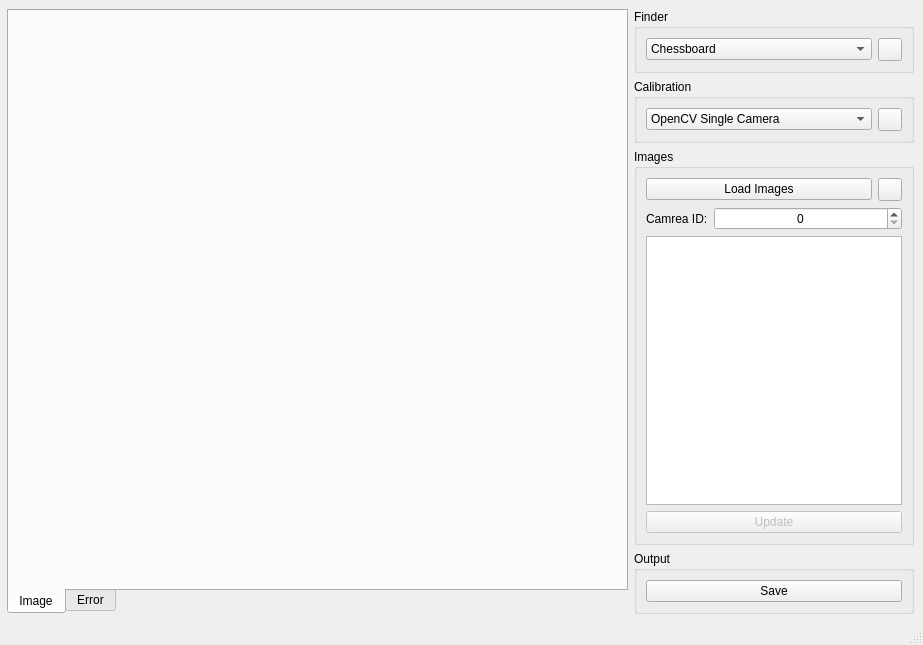
<?xml version="1.0" encoding="UTF-8"?>
<ui version="4.0">
 <class>IrisCC</class>
 <widget class="QMainWindow" name="IrisCC">
  <property name="geometry">
   <rect>
    <x>0</x>
    <y>0</y>
    <width>923</width>
    <height>645</height>
   </rect>
  </property>
  <property name="sizePolicy">
   <sizepolicy hsizetype="Fixed" vsizetype="Fixed">
    <horstretch>0</horstretch>
    <verstretch>0</verstretch>
   </sizepolicy>
  </property>
  <property name="minimumSize">
   <size>
    <width>0</width>
    <height>0</height>
   </size>
  </property>
  <property name="maximumSize">
   <size>
    <width>9999999</width>
    <height>999999</height>
   </size>
  </property>
  <property name="focusPolicy">
   <enum>Qt::ClickFocus</enum>
  </property>
  <property name="windowTitle">
   <string>Iris Camera Calibration</string>
  </property>
  <property name="windowIcon">
   <iconset resource="../res/IrisCC.qrc">
    <normaloff>:/icon/lib-iris.png</normaloff>:/icon/lib-iris.png</iconset>
  </property>
  <widget class="QWidget" name="centralwidget">
   <layout class="QHBoxLayout" name="horizontalLayout_9">
    <property name="leftMargin">
     <number>7</number>
    </property>
    <item>
     <widget class="QTabWidget" name="views">
      <property name="tabPosition">
       <enum>QTabWidget::South</enum>
      </property>
      <property name="tabShape">
       <enum>QTabWidget::Rounded</enum>
      </property>
      <property name="currentIndex">
       <number>0</number>
      </property>
      <widget class="QWidget" name="tab_image">
       <attribute name="title">
        <string>Image</string>
       </attribute>
       <layout class="QHBoxLayout" name="horizontalLayout_7">
        <property name="spacing">
         <number>0</number>
        </property>
        <property name="margin">
         <number>0</number>
        </property>
        <item>
         <widget class="QCustomPlot" name="plot_image" native="true"/>
        </item>
       </layout>
      </widget>
      <widget class="QWidget" name="tab_error">
       <attribute name="title">
        <string>Error</string>
       </attribute>
       <layout class="QHBoxLayout" name="horizontalLayout_2">
        <property name="spacing">
         <number>0</number>
        </property>
        <property name="margin">
         <number>0</number>
        </property>
        <item>
         <widget class="QCustomPlot" name="plot_error" native="true">
          <property name="minimumSize">
           <size>
            <width>100</width>
            <height>100</height>
           </size>
          </property>
         </widget>
        </item>
       </layout>
      </widget>
     </widget>
    </item>
    <item>
     <layout class="QVBoxLayout" name="verticalLayout">
      <item>
       <widget class="QGroupBox" name="groupBox">
        <property name="title">
         <string>Finder</string>
        </property>
        <layout class="QHBoxLayout" name="horizontalLayout_11">
         <item>
          <widget class="QComboBox" name="select_finder">
           <item>
            <property name="text">
             <string>Chessboard</string>
            </property>
           </item>
          </widget>
         </item>
         <item>
          <widget class="QToolButton" name="configure_finder">
           <property name="enabled">
            <bool>true</bool>
           </property>
           <property name="text">
            <string/>
           </property>
           <property name="icon">
            <iconset resource="../res/IrisCC.qrc">
             <normaloff>:/icon/applications-system.svg</normaloff>:/icon/applications-system.svg</iconset>
           </property>
          </widget>
         </item>
        </layout>
       </widget>
      </item>
      <item>
       <widget class="QGroupBox" name="groupBox_2">
        <property name="title">
         <string>Calibration</string>
        </property>
        <layout class="QHBoxLayout" name="horizontalLayout_10">
         <item>
          <widget class="QComboBox" name="select_calibration">
           <item>
            <property name="text">
             <string>OpenCV Single Camera</string>
            </property>
           </item>
           <item>
            <property name="text">
             <string>OpenCV Stereo</string>
            </property>
           </item>
          </widget>
         </item>
         <item>
          <widget class="QToolButton" name="configure_calibration">
           <property name="enabled">
            <bool>true</bool>
           </property>
           <property name="text">
            <string/>
           </property>
           <property name="icon">
            <iconset resource="../res/IrisCC.qrc">
             <normaloff>:/icon/applications-system.svg</normaloff>:/icon/applications-system.svg</iconset>
           </property>
          </widget>
         </item>
        </layout>
       </widget>
      </item>
      <item>
       <widget class="QGroupBox" name="groupBox_3">
        <property name="title">
         <string>Images</string>
        </property>
        <layout class="QVBoxLayout" name="verticalLayout_2">
         <item>
          <layout class="QHBoxLayout" name="horizontalLayout">
           <item>
            <widget class="QPushButton" name="load">
             <property name="sizePolicy">
              <sizepolicy hsizetype="Preferred" vsizetype="Fixed">
               <horstretch>0</horstretch>
               <verstretch>0</verstretch>
              </sizepolicy>
             </property>
             <property name="text">
              <string>Load Images</string>
             </property>
            </widget>
           </item>
           <item>
            <widget class="QToolButton" name="clear">
             <property name="autoFillBackground">
              <bool>false</bool>
             </property>
             <property name="styleSheet">
              <string notr="true"/>
             </property>
             <property name="text">
              <string/>
             </property>
             <property name="icon">
              <iconset resource="../res/IrisCC.qrc">
               <normaloff>:/icon/process-stop.svg</normaloff>:/icon/process-stop.svg</iconset>
             </property>
            </widget>
           </item>
          </layout>
         </item>
         <item>
          <layout class="QFormLayout" name="formLayout">
           <item row="0" column="0">
            <widget class="QLabel" name="label">
             <property name="text">
              <string>Camrea ID:</string>
             </property>
            </widget>
           </item>
           <item row="0" column="1">
            <widget class="QSpinBox" name="cameraID">
             <property name="alignment">
              <set>Qt::AlignCenter</set>
             </property>
             <property name="maximum">
              <number>999999999</number>
             </property>
            </widget>
           </item>
          </layout>
         </item>
         <item>
          <widget class="QListWidget" name="image_list_detected">
           <property name="sizePolicy">
            <sizepolicy hsizetype="Preferred" vsizetype="Expanding">
             <horstretch>0</horstretch>
             <verstretch>0</verstretch>
            </sizepolicy>
           </property>
          </widget>
         </item>
         <item>
          <widget class="QPushButton" name="update">
           <property name="enabled">
            <bool>false</bool>
           </property>
           <property name="styleSheet">
            <string notr="true"/>
           </property>
           <property name="text">
            <string>Update</string>
           </property>
          </widget>
         </item>
        </layout>
       </widget>
      </item>
      <item>
       <widget class="QGroupBox" name="groupBox_4">
        <property name="title">
         <string>Output</string>
        </property>
        <layout class="QHBoxLayout" name="horizontalLayout_3">
         <item>
          <widget class="QPushButton" name="save">
           <property name="text">
            <string>Save</string>
           </property>
          </widget>
         </item>
        </layout>
       </widget>
      </item>
     </layout>
    </item>
   </layout>
  </widget>
  <widget class="QStatusBar" name="statusBar"/>
 </widget>
 <customwidgets>
  <customwidget>
   <class>QCustomPlot</class>
   <extends>QWidget</extends>
   <header location="global">qcustomplot.h</header>
   <container>1</container>
  </customwidget>
 </customwidgets>
 <resources>
  <include location="../res/IrisCC.qrc"/>
 </resources>
 <connections/>
</ui>
